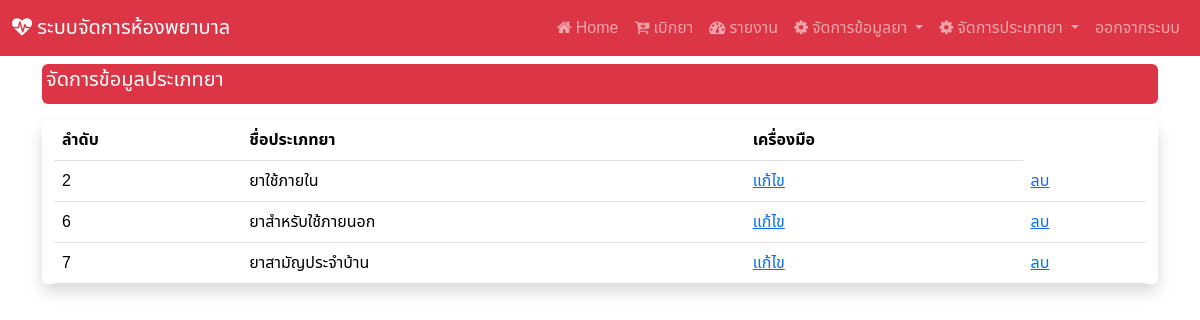
Screenshot of /manage_type (signed in) with the database file from the repository.
### hospital_app/models.py (models this page shows, shortened)
class d_type(models.Model):
    type_id = models.AutoField(primary_key=True)
    type_name = models.CharField(max_length=255)

### hospital_app/views.py (the view)
# urls.py: path('manage_type',views.manage_type),
def manage_type(request):
    show_type = d_type.objects.all() #ORMแสดงค่าทั้งหมดของตารางd_type
    context  = {"type" : show_type} #เก็บเข้าตัวแปร context
    return render(request,'manage_type.html',context) #ส่ง context

### hospital_app/templates/manage_type.html (shortened to what this page needs)
{% extends "base.html" %}
{% block content %}
<div class="mt-2 p-1 bg-danger text-white rounded">
    <h5>จัดการข้อมูลประเภทยา</h5>
  </div>
<div class="container-fluid my-3 justify-content-center align-items-center shadow rounded">
<table class="table table-responsive">
    <thead>
        <tr>
            <th><div class="col d-none d-sm-block">
              ลำดับ
            </div></th>
            <th>ชื่อประเภทยา</th>
            <th>เครื่องมือ</th>
        </tr>
    </thead>
    <tbody>
      {% for i in type  %}
        <tr>
            <td>{{i.type_id}}</td>
            <td>{{i.type_name}}</td>
            <td><a href="edit_type/{{i.type_id}}">แก้ไข</a></td>
            <td><a href="delete_type/{{i.type_id}}">ลบ</a></td>
        </tr>
        {% endfor %}
    </tbody>
</div>
{% endblock  %}

### hospital_app/templates/base.html (style rules this page uses)
body { font-family: "Noto Sans Thai", sans-serif; }

### rows the page displays
d_type: type_id "2", type_name "ยาใช้ภายใน"
d_type: type_id "6", type_name "ยาสำหรับใช้ภายนอก"
d_type: type_id "7", type_name "ยาสามัญประจำบ้าน"
